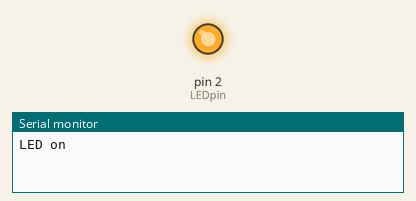
Bench run of a sketch on a simulated Arduino Uno, built with avr-gcc and run on an emulated ATmega328P. Parts: output pins drawn as LEDs (lit = HIGH), the last lines printed to the serial monitor.

Above: at 1.0 s.
At 5.5 s:
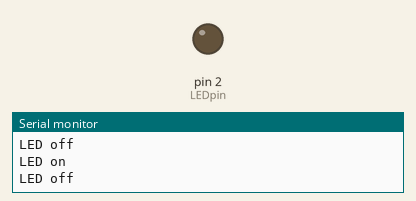
Timing chart, 0 to 6.9 s (numbered marks = the images above):
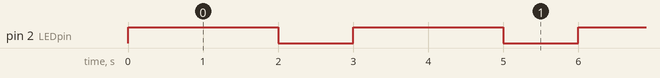

Measured:
- by itself, pin 2 (LEDpin): alternates HIGH for 2.0 s and LOW for 1.0 s

The sketch:

Arduino_Workshop_LEDExample.ino
```cpp
// by Eleanor O'Callaghan, Spring 2022

const int LEDpin = 2; // LED is plugged into digital I/O pin 2

void setup() {
  pinMode(LEDpin, OUTPUT); // set LEDpin up as an output
  Serial.begin(9600);
}

void loop() {
  digitalWrite(LEDpin, HIGH); // turn LED on
  Serial.println("LED on");
  delay(2000); // keep LED on for 2 seconds

  digitalWrite(LEDpin, LOW); // turn LED off
  Serial.println("LED off");
  delay(1000); // keep LED off for 1 second
}
```
